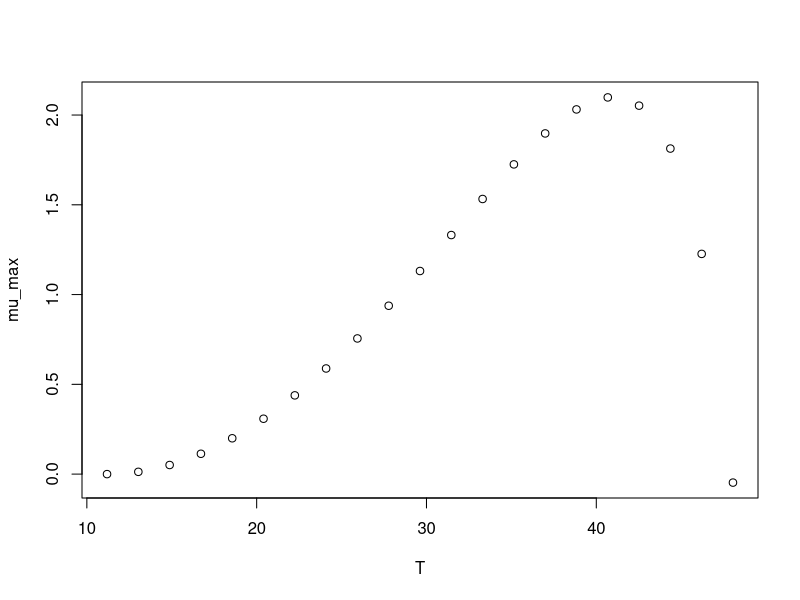

R code for this plot:
#############################
# start of Parameter script
#############################
T <- seq(11.1888111888112,48.048,length.out=21)
#############################
# end of Parameter script
#############################
############################# 
# start of Model script Gropin ID 388 
#############################
 
# constant coefficients for this model
 
variables <- data.frame(T)
argumentsPar <- expand.grid(variables)
 
# heart of the model
response_surface <- function(T) {
   mumax <-(2.1*(T-48)*((T-11.2)^2))/((41-11.2)*((41-11.2)*(T-41)-(41-48)*(41+11.2-2*T)))

return(mumax=mumax)
} 

# output parameters
mumax <- cbind(argumentsPar,response_surface(argumentsPar['T']))
colnames(mumax) <- c(colnames(argumentsPar),'mumax')
#############################
# End of Model script
#############################
############################# 
# start of Visualisation script Gropin ID 388 
#############################
plot(T,mumax$mumax,
                          xlab='T',
                          ylab='mu_max')
#############################
# End of Visualisation script
#############################
